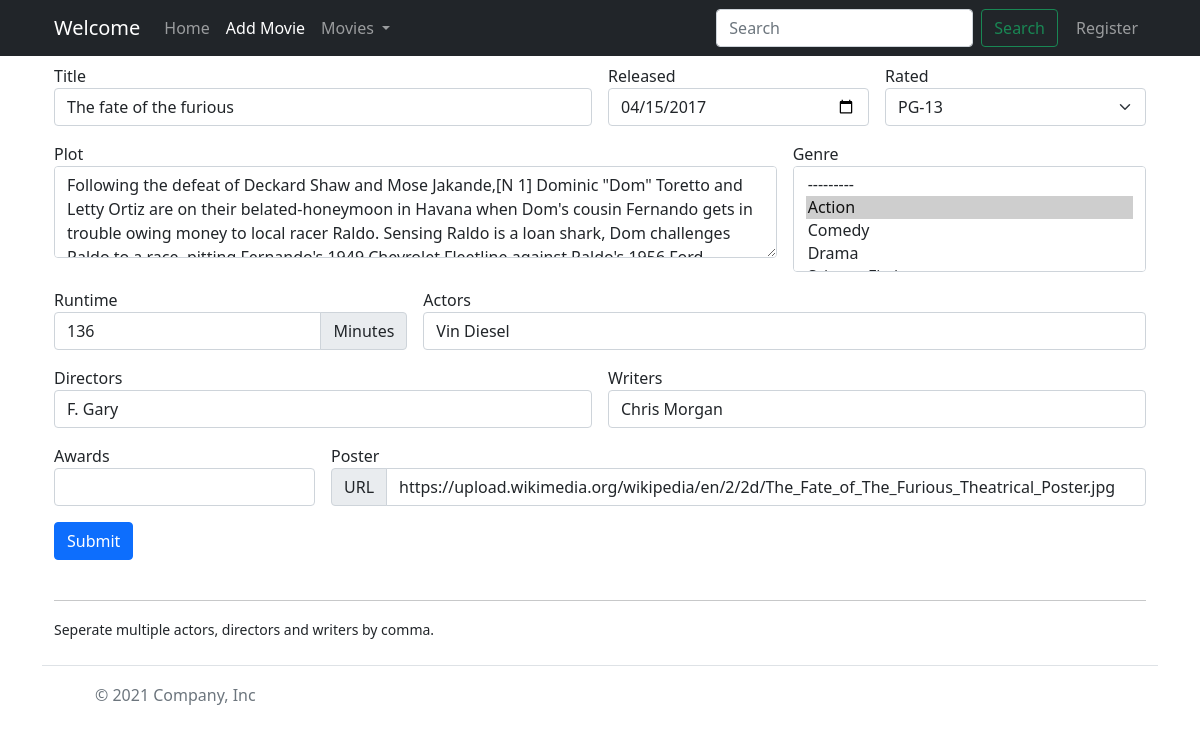
/movies/update/The fate of the furious/, run on an earlier commit of the app's database.
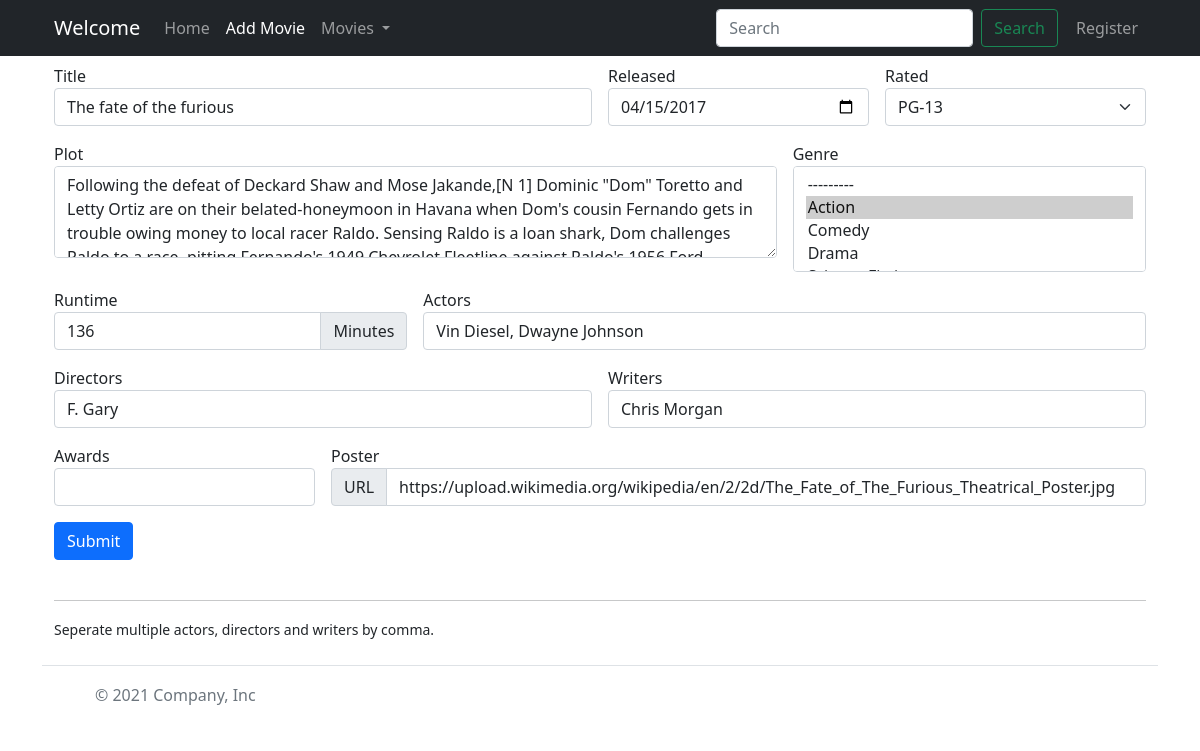
And on a later commit of the database.
### ViewMovie/models.py (models this page shows, shortened)
class Movie(models.Model):
    movie_rated = [
        ('PG', 'PG'),
        ('PG-13', 'PG-13'),
        ('G', 'G'),
        ('R', 'R'),
        ('NC-17', 'NC-17')
    ]
    movie_genres = [
        ('Action', 'Action'),
        ('Comedy', 'Comedy'),
        ('Drama', 'Drama'),
        ('Science Fiction', 'Science Fiction'),
        ('Animation', 'Animation'),
        ('Horror', 'Horror'),
        ('Romance', 'Romance'),
        ('Crime', 'Crime'),
        ('Thriller', 'Thriller'),
        ('Sports', 'Sports')
    ]
    title = models.CharField(max_length=250, unique=True)
    released = models.DateField()
    rated = models.CharField(
        max_length=7, choices=movie_rated, default='PG', null=True)
    runtime = models.IntegerField(blank=True)
    plot = models.TextField(null=True)
    genre = MultiSelectField(
        max_length=500, choices=movie_genres, null=True)
    actors = models.CharField(max_length=500, null=True)
    directors = models.CharField(max_length=500, null=True)
    writers = models.CharField(max_length=200, null=True, blank=True)
    awards = models.CharField(max_length=200, null=True, blank=True)
    poster = models.URLField(null=True)

### ViewMovie/views.py (the view, shortened to what this page needs)
# urls.py: path('movies/update/<str:title>/', views.update_movie, name="update"),
def update_movie(request, title):
    print(request.POST)
    s_title = request.POST.get('search_title', "")
    searched_movies = search_movie(s_title)
    movie = Movie.objects.get(title=title)
    update_movie_form = AddMovieForm(instance=movie)
    if request.method == "POST" and searched_movies != 0 and "search_btn" in request.POST:
        if searched_movies == 'no movie':
            return redirect('/')
        else:
            if searched_movies.count() == 1:
                print("hi")
                return render(request, 'search.html', {'movies': searched_movies})
            elif searched_movies.count() > 1:
                return render(request, 'search.html', {'movies': searched_movies})
    else:
        add_movie_form = AddMovieForm
        return render(request, 'addmovie.html', {'navbar': 'addmovie', 'add_movie_form': update_movie_form})

### ViewMovie/views.py (called while the page is built)
def search_movie(title):
    if len(title) > 0:
        print(len(title))
        if Movie.objects.filter(title__contains=title):
            mov = Movie.objects.filter(title__contains=title)
            return mov
        else:
            return 'no movie'
    else:
        return 0

### ViewMovie/templates/addmovie.html (shortened to what this page needs)
{% extends 'base.html' %}
 {% block content %}
<div class="container" style="margin-top: 40px">
  <br />
  <form class="row g-3" method="POST">
    <div class="col-md-6">
      {{add_movie_form.title.label}} {{add_movie_form.title}}
    </div>
    <div class="col-md-3">
      {{add_movie_form.released.label}} {{add_movie_form.released}}
    </div>
    <div class="col-3">
      {{add_movie_form.rated.label}} {{add_movie_form.rated}}
    </div>
    <div class="col-md-8">
      {{add_movie_form.plot.label}} {{add_movie_form.plot}}
    </div>
    <div class="col-md-4">
      {{add_movie_form.genre.label}}
      {{add_movie_form.genre}}
    </div>
    <div class="col-4">
      {{add_movie_form.runtime.label}}
      <div class="input-group">
         {{add_movie_form.runtime}}<span class="input-group-text""
         >Minutes</span
       >
      </div>
    </div>
    <div class="col-md-8">
      {{add_movie_form.actors.label}} {{add_movie_form.actors}}
    </div>
    <div class="col-md-6">
      {{add_movie_form.directors.label}} {{add_movie_form.directors}}
    </div>
    <div class="col-md-6">
      {{add_movie_form.writers.label}} {{add_movie_form.writers}}
    </div>
    <div class="col-md-3">
      {{add_movie_form.awards.label}} {{add_movie_form.awards}}
    </div>
    <div class="col-md-9">
      {{add_movie_form.poster.label}}
      <div class="input-group">
        <span class="input-group-text""
          >URL</span
        >
        {{add_movie_form.poster}}
      </div>
    </div>
    <div class="col-12">
      <button
        type="submit"
        name="add_movie_btn"
        id="addmovie"
        class="btn btn-primary"
      >
        Submit
      </button>
    </div>
  </form>
  <br>
  <hr />
  <small>Seperate multiple actors, directors and writers by comma.</small>
</div>
{% endblock content %}

### ViewMovie/templates/base.html (shortened to what this page needs)
<!DOCTYPE html>
{% load static %}
<html lang="en" dir="ltr">
  <head>
    <link
      rel="stylesheet"
      href="https://cdn.jsdelivr.net/npm/bootstrap@4.6.1/dist/css/bootstrap.min.css"
    />
    <link
      href="https://cdn.jsdelivr.net/npm/bootstrap@5.1.3/dist/css/bootstrap.min.css"
      rel="stylesheet"
    />
    <link rel="stylesheet" href="{% static 'css/home.css' %}" />
  </head>
  <body
    style="background-image: url('{% static 'images/cool-background.png' %}')"
  >
    <nav class="navbar navbar-expand-lg fixed-top navbar-dark bg-dark">
      <div class="container">
        <div class="container-fluid">
          <a class="navbar-brand" href="/">Welcome</a>
          <div class="collapse navbar-collapse" id="navbarSupportedContent">
            <ul class="navbar-nav me-auto mb-2 mb-lg-0">
              <li class="nav-item">
                <a
                  class="nav-link {% if navbar == 'home' %} active {% endif %}"
                  aria-current="page"
                  href="{% url 'home' %}"
                  >Home</a
                >
              </li>
              <li class="nav-item">
                <a
                  class="nav-link {% if navbar == 'addmovie' %} active {% endif %}"
                  href="{% url 'addmovie' %}"
                  >Add Movie</a
                >
              </li>
              <li class="nav-item dropdown">
                <a
                  class="nav-link dropdown-toggle"
                  href="#"
                  id="navbarDropdown"
                  role="button"
                  data-bs-toggle="dropdown"
                  aria-expanded="false"
                >
                  Movies
                </a>
              </li>
            </ul>
            <form
              class="d-flex"
              id="search_form"
              style="margin-right: 10px"
              method="POST"
            >
              <input
                autocomplete="off"
                class="form-control me-2"
                type="text"
                placeholder="Search"
                aria-label="Search"
                name="search_title"
              />
              <button
                class="btn btn-outline-success"
                id="search-btn"
                type="submit"
                name="search_btn"
              >
                Search
              </button>
            </form>
            <ul class="navbar-nav me-right">
              <li class="nav-item">
                <a
                  class="nav-link {% if navbar == 'register' %} active {% endif %}"
                  aria-current="page"
                  href="{% url 'register' %}"
                  >Register</a
                >
              </li>
            </ul>
          </div>
        </div>
      </div>
    </nav>
    <div class="container">{% block content %} {% endblock content %}</div>
    <div class="container">
      <footer
        class="d-flex flex-wrap justify-content-between align-items-center py-3 my-4 border-top"
      >
        <div class="col-md-4 d-flex align-items-center">
          <a
            href="/"
            class="mb-3 me-2 mb-md-0 text-muted text-decoration-none lh-1"
          >
            <svg class="bi" width="30" height="24">
              <use xlink:href="#bootstrap" />
            </svg>
          </a>
          <span class="text-muted">&copy; 2021 Company, Inc</span>
        </div>
        <ul class="nav col-md-4 justify-content-end list-unstyled d-flex">
          <li class="ms-3">
            <a class="text-muted" href="#"
              ><svg class="bi" width="24" height="24">
                <use xlink:href="#twitter" /></svg
            ></a>
          </li>
          <li class="ms-3">
            <a class="text-muted" href="#"
              ><svg class="bi" width="24" height="24">
                <use xlink:href="#instagram" /></svg
            ></a>
          </li>
          <li class="ms-3">
            <a class="text-muted" href="#"
              ><svg class="bi" width="24" height="24">
                <use xlink:href="#facebook" /></svg
            ></a>
          </li>
        </ul>
      </footer>
    </div>
  </body>
</html>

### ViewMovie/static/css/home.css (style rules this page uses)
* { box-sizing:border-box }

What changed in the data, as far as the page shows it:
changed Movie "The fate of the furious": actors "Vin Diesel" → "Vin Diesel, Dwayne Johnson"
